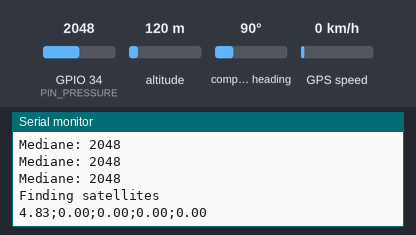
This sketch was run on a simulated ESP32. On the bench: the last lines printed to the serial monitor. Inputs (shaded band) come from the test bench; at power-on: GPS speed 0 km/h, GPIO 34 (PIN_PRESSURE) = 2048, altitude 120 m, compass heading 90°. The GPS gets a fix after 3 s at 37.7749, -122.4194 with 8 satellites; nothing arrives over Bluetooth unless stated.

Above: at 1.8 s.
1.9 s: GPS speed set to 2 km/h
3.4 s: GPIO 34 (PIN_PRESSURE) set to 2866
At 4.8 s:
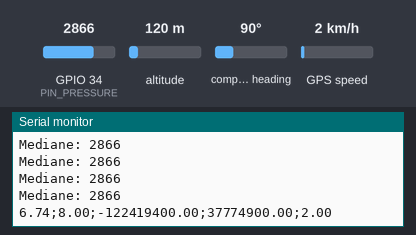
4.9 s: GPS speed set to 30 km/h
6.4 s: GPIO 34 (PIN_PRESSURE) set to 3972
At 6.9 s:
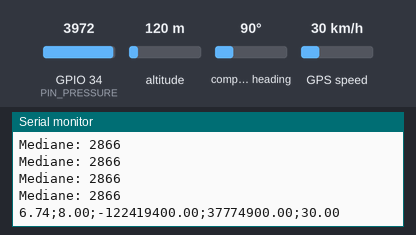
Timing chart, 0 to 8.9 s (numbered marks = the images above; inputs shaded):
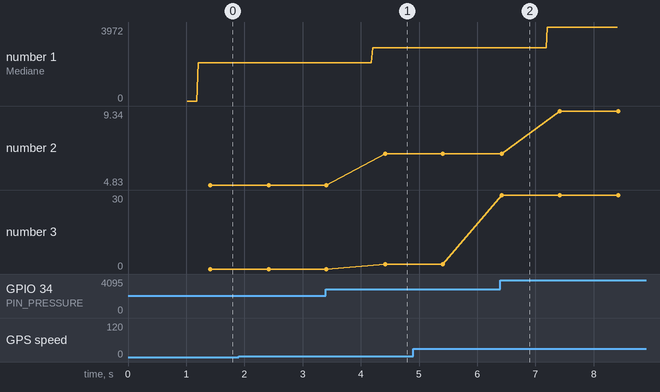

Measured:
- after the input at 3.4 s, the serial monitor: prints a new line after 0.80 s (image 1)
- plotted number 1: 2048 → 2866 after the input at 3.4 s, 2866 → 3972 after the input at 6.4 s
- plotted number 2: 4.83 → 6.74 after the input at 3.4 s, 6.74 → 9.34 after the input at 6.4 s

The sketch:

PulvePressureGpsBluetooth.ino
```cpp
#include "BluetoothSerial.h"
#include "Arduino.h"
#include <algorithm>
#include <Wire.h>
#include <TinyGPS++.h>

HardwareSerial neogps(1);

TinyGPSPlus gps;

// pin connexions
#define PIN_PRESSURE 34
#define RXD2 16
#define TXD2 17

unsigned long startMillis;
unsigned long currentMillis;
const unsigned long period = 1000;
String  bluetoothMsg = "";

//#define USE_PIN // Uncomment this to use PIN during pairing. The pin is specified on the line below
const char *pin = "1234"; // Change this to more secure PIN.

String device_name = "PulvePressure";

int calib = 415;

const int n = 20; // Nombre de valeurs à prendre en compte
int mesures[n];   // Tableau pour stocker les mesures
int ind = 0;    // Indice actuel dans le tableau

// variables for sensor
int val, prescbar;
float pressure, voltage, sat, lon, llat, sspeed;

#if !defined(CONFIG_BT_ENABLED) || !defined(CONFIG_BLUEDROID_ENABLED)
#error Bluetooth is not enabled! Please run `make menuconfig` to and enable it
#endif

#if !defined(CONFIG_BT_SPP_ENABLED)
#error Serial Bluetooth not available or not enabled. It is only available for the ESP32 chip.
#endif

BluetoothSerial SerialBT;

void setup() {
  Serial.begin(115200);
  neogps.begin(9600, SERIAL_8N1, RXD2, TXD2);
  SerialBT.begin(device_name); //Bluetooth device name
  Serial.printf("The device with name \"%s\" is started.\nNow you can pair it with Bluetooth!\n", device_name.c_str());
  //Serial.printf("The device with name \"%s\" and MAC address %s is started.\nNow you can pair it with Bluetooth!\n", device_name.c_str(), SerialBT.getMacString()); // Use this after the MAC method is implemented
  #ifdef USE_PIN
    SerialBT.setPin(pin);
    Serial.println("Using PIN");
  #endif
}

void loop() {
currentMillis = millis();
if(currentMillis - startMillis >= period) // Calcule et envoie toutes les 1 secondes environ
  {
    // Remplissage du tableau
    while (ind < n) {
      mesures[ind] = analogRead(PIN_PRESSURE); // Lecture de la valeur du capteur
      delay(20); // Attendez 20ms avant la prochaine lecture


      // Calcul de la médiane et de la moyenne
      int mediane = calculerMedian();
      float moyenneFiltree = calculerMoyenneSansOutliers();
    /*
      Serial.println("Valeurs du tableau :");
      for (int i = 0; i < n; i++) {
        Serial.print(mesures[i]);
        Serial.print(" ");
      }
      Serial.println();*/

      // Affichage des résultats
      Serial.print("Mediane: ");
      Serial.println(mediane);
      //Serial.print("Moyenne sans outliers: ");
      //Serial.println(moyenneFiltree);

      pressure = ((mediane-calib)*2.400/4096.000)*4+1;

//      Serial.print("Val :");
//      Serial.println(val);
//      Serial.print("pressure :");
//      Serial.println(pressure,3);

      ind++; // Incrémentez l'indice
    }

    // Réinitialisation pour la prochaine série de mesures
    ind = 0;

    while (neogps.available())
    {
      gps.encode(neogps.read());
    }

    if (gps.location.isValid() == 1){
//      Serial.print("Sats : ");
//      Serial.println(gps.satellites.value());
      sat = gps.satellites.value();
//      Serial.print("lon : ");
//      Serial.println(gps.location.lng(),6);
      lon = gps.location.lng()*1000000;
//      Serial.print("lat : ");
//      Serial.println(gps.location.lat(),6);
      llat = gps.location.lat()*1000000;
//      Serial.print("vitessse : ");
//      Serial.println(gps.speed.kmph());
      sspeed = gps.speed.kmph();
//      Serial.print("Altitude : ");
//      Serial.println(gps.altitude.meters(), 0);
    }else{
      Serial.println("Finding satellites");
    }
    bluetoothMsg = String(pressure) + ";" + String(sat) + ";" + String(lon) + ";" + String(llat) + ";" + String(sspeed);
    SerialBT.println(bluetoothMsg);
    Serial.println(bluetoothMsg);
    startMillis = currentMillis;;
  }
}

// Fonction pour calculer la médiane
int calculerMedian() {
  int valeursTriees[n];
  memcpy(valeursTriees, mesures, sizeof(mesures));
  std::sort(valeursTriees, valeursTriees + n);
  return valeursTriees[n / 2];
}

// Fonction pour calculer la moyenne sans les outliers
float calculerMoyenneSansOutliers() {
  int mediane = calculerMedian();
  int somme = 0;
  int nombreDeValeurs = 0;
  for (int i = 0; i < n; i++) {
    if (abs(mesures[i] - mediane) <= 2) {
      somme += mesures[i];
      nombreDeValeurs++;
    }
  }
  return somme / (float)nombreDeValeurs;
}
```
